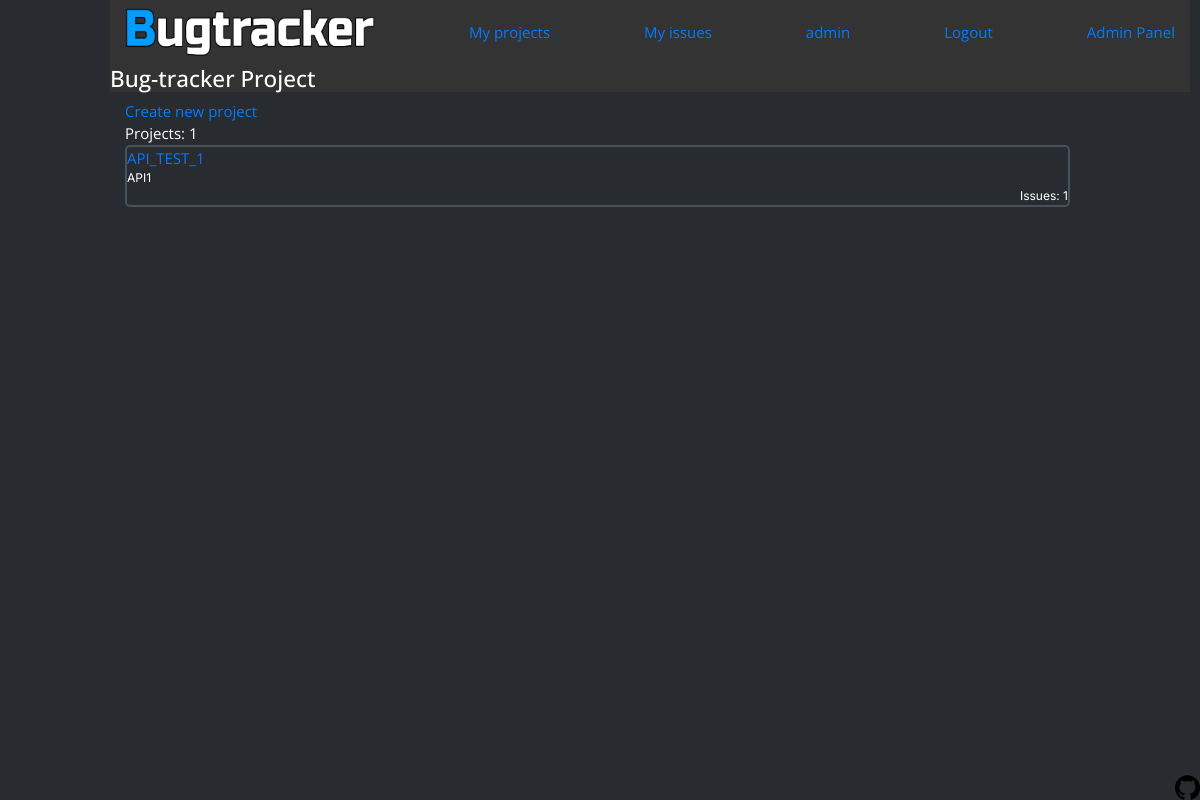
The app's page /profile/3/projects (signed in) with its own data.
### data/models.py (models this page shows, shortened)
class User(SqlAlchemyBase, UserMixin, SerializerMixin):
    __tablename__ = 'users'
    id = sqlalchemy.Column(sqlalchemy.Integer,
                           primary_key=True, autoincrement=True)
    username = sqlalchemy.Column(sqlalchemy.String, nullable=False, unique=True)
    hashed_password = sqlalchemy.Column(sqlalchemy.String, nullable=True)
    reg_ip = sqlalchemy.Column(sqlalchemy.String, nullable=True)
    last_ip = sqlalchemy.Column(sqlalchemy.String, nullable=True)
    created_date = sqlalchemy.Column(sqlalchemy.DateTime,
                                     default=datetime.datetime.now)
    role = sqlalchemy.Column(sqlalchemy.String, default='User')
    API_KEY = sqlalchemy.Column(sqlalchemy.String(24))
    issues = orm.relation('Issue',
                          secondary=association_table_user_to_issue,
                          backref='assignees')
    projects = orm.relation('Project',
                            secondary=association_table_user_to_project,
                            backref='members')

class Project(SqlAlchemyBase, SerializerMixin):
    __tablename__ = 'projects'
    id = sqlalchemy.Column(sqlalchemy.Integer,
                           primary_key=True, autoincrement=True)
    project_name = sqlalchemy.Column(sqlalchemy.String, nullable=False, unique=True)
    created_date = sqlalchemy.Column(sqlalchemy.DateTime,
                                     default=datetime.datetime.now)
    description = sqlalchemy.Column(sqlalchemy.String(256))
    short_project_tag = sqlalchemy.Column(sqlalchemy.String, unique=True)
    issues = orm.relation('Issue', secondary=association_table_project_to_issue, backref='project')

### main_app.py (the view)
@app.route('/profile/<user_id>/projects')
@login_required
def profile_projects(user_id):
    session = db_session.create_session()
    user = session.query(User).filter(User.id == user_id).first()
    if user is None:
        logger.info(f'User with id={user_id} doesnt exist')
        abort(404)
    title = f"{user.username}'s projects"
    return render_template('user_projects.html', title=title, user=user)

### data/db_session.py (called while the page is built)
def create_session() -> Session:
    global __factory
    return __factory()

### main_app.py (called while the page is built)
@login_manager.user_loader
def load_user(user_id):
    session = db_session.create_session()
    loaded_user = session.query(User).get(user_id)
    logger.debug(f'User {loaded_user.username} loaded ')
    session.close()
    return loaded_user

### templates/user_projects.html
{% extends "base.html" %}
{% block content %}
<div class="project-block">
  <a href="/project/new"> Create new project</a>
  <div class=total-projects"> Projects: {{ user.projects|length }} </div>
    {% for project in user.projects %}
      <div class="project-element">
        <a href="/projects/{{ project.id }}"> {{ project.project_name }}</a>
        <div class="project-desc">{{ project.description }}</div>
        <div class="project-desc" align="right">Issues: {{ project.issues|length }}</div>
      </div>
    {% endfor %}
{% endblock %}

### templates/base.html (shortened to what this page needs)
<!doctype html>
<html lang="en">
<head>
    <link rel="stylesheet"
          href="https://stackpath.bootstrapcdn.com/bootstrap/4.4.1/css/bootstrap.min.css"
>
    <link rel="stylesheet" href="{{ url_for('static', filename='css/my_css.css') }}">
</head>
<body class="my-body">
<header>
    <nav class="navbar navbar-custom">
      <div>
        <a href="/index">
        <img src="{{ url_for('static', filename='img/logo3.png') }}" width="250" height="50" alt="Bugtracker logo">
        </a>
      </div>
      {% if current_user.is_authenticated %}
        <a class="navbar-link" href='/profile/{{ current_user.id }}/projects'>My projects</a>
        <a class="navbar-link" href='/profile/{{ current_user.id }}/issues'>My issues</a>
        <a class="navbar-link" href="/profile/{{ current_user.id }}">{{ current_user.username }}</a>
        <a class="navbar-link" href="/logout">Logout</a>
        {% if current_user.role == 'Admin' %}
          <a class="navbar-link" href="/admin">Admin Panel</a>
        {% endif %}
      {% endif %}
    </nav>
    <h4 class="my-header">Bug-tracker Project</h4>
</header>
<main role="main" class="container">
    {% block content %}{% endblock %}
</main>
<footer>
    <a href="https://github.com/SadnessPWNZ/Bugtracker-Project">
      <div class="open-source-badge" style="align:right;position:absolute;bottom:0;right:0%;"><img src="{{ url_for('static', filename='img/github_logo.svg') }}"alt="Open source" width=25 height=25></div>
    </a>
</body>
</html>

### static/css/my_css.css (style rules this page uses)
* { font-family: 'Open Sans', sans-serif; font-size: 15px; }
.navbar { background-color: #333333; margin-left: 0px; }
.my-header { color: white; background-color: #333333; }
.my-body { color: white; background-color: #282B2F; margin-left: 100px; padding: 0px 10px; }
.project-element, .project-member, .issue-element { display: flex; flex-direction: column; width: 90%; border-style: solid; border-width: 2px; border-radius: 5px; border-color: #475159; margin-bottom: 20px; }
.project-desc { font-size: 12px; font-family: 'Inter', sans-serif; }

### records on screen
User: username "admin"
Project: project_name "API_TEST_1", description "API1", issues|length "1"

### other values on screen
{{ user.projects|length }} "1"
